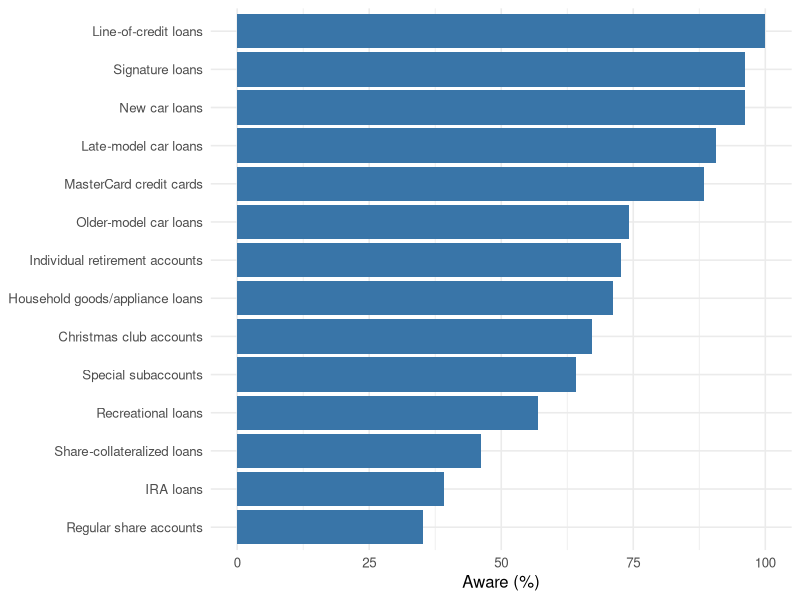

Generate this figure with R:
## ---- chunk 1
#| label: setup
#| include: false
library(tidyverse)
library(haven)
library(knitr)

dat <- read_sav("outputs/XL_Case31_cleaned.sav") |>
  rename_with(tolower) |>
  mutate(across(where(is.numeric), as.numeric))

frequency_table <- function(x, labels) {
  tibble(score = seq_along(labels), Response = labels) |>
    left_join(tibble(score = x) |> count(score, name = "N"), by = "score") |>
    mutate(N = replace_na(N, 0L), `Percent (%)` = round(100 * N / sum(N), 1)) |>
    select(Response, N, `Percent (%)`)
}

test_summary <- function(x, midpoint = 3) {
  x <- x[!is.na(x)]
  result <- t.test(x, mu = midpoint)
  tibble(`Valid N` = length(x), Mean = round(mean(x), 2),
         SD = round(sd(x), 2), `Test value` = midpoint,
         t = round(unname(result$statistic), 2),
         df = unname(result$parameter),
         p = format.pval(result$p.value, digits = 3, eps = .001))
}

rate_labels <- c("Very low", "Low", "Average", "High", "Very high")
r1_rates <- frequency_table(dat$q7r, rate_labels)
r2_rates <- frequency_table(dat$q8r, rate_labels)
r2_comparison <- frequency_table(
  dat$q30, c("Strongly disagree", "Disagree", "Uncertain", "Agree", "Strongly agree")
)

services <- tibble(
  question = paste0("q", 13:26, "r"),
  Service = c("Regular share accounts", "Special subaccounts", "Christmas club accounts",
              "Individual retirement accounts", "MasterCard credit cards", "Signature loans",
              "New car loans", "Late-model car loans", "Older-model car loans",
              "Household goods/appliance loans", "Recreational loans",
              "Share-collateralized loans", "IRA loans", "Line-of-credit loans")
)

service_results <- dat |>
  select(all_of(services$question)) |>
  pivot_longer(everything(), names_to = "question", values_to = "response") |>
  group_by(question) |>
  summarise(
    N = sum(!is.na(response)),
    unaware = sum(response == 1, na.rm = TRUE),
    aware_unused = sum(response == 2, na.rm = TRUE),
    used = sum(response == 3, na.rm = TRUE),
    .groups = "drop"
  ) |>
  right_join(services, by = "question") |>
  mutate(
    `Unaware (%)` = round(100 * unaware / N, 1),
    `Aware, unused (%)` = round(100 * aware_unused / N, 1),
    `Used (%)` = round(100 * used / N, 1),
    `Total aware (%)` = round(100 * (aware_unused + used) / N, 1)
  ) |>
  arrange(match(question, services$question))

statement_frequency <- tibble(
  score = 1:5,
  Response = c("Too often", "Very often", "About right", "Not often enough", "Never")
) |>
  left_join(tibble(score = dat$q9) |> count(score, name = "N"), by = "score") |>
  mutate(N = replace_na(N, 0L), `Percent (%)` = round(100 * N / sum(N), 1)) |>
  select(Response, N, `Percent (%)`)

yes_no_table <- function(x, question) {
  x <- x[!is.na(x) & x %in% c(1, 2)]
  counts <- table(factor(x, levels = c(1, 2)))
  test <- chisq.test(counts, p = c(.5, .5))
  tibble(Question = question, `Yes (n)` = unname(counts[1]),
         `No (n)` = unname(counts[2]), `Valid N` = length(x),
         `Yes (%)` = round(100 * counts[1] / length(x), 1),
         `Chi-square` = round(unname(test$statistic), 2),
         p = format.pval(test$p.value, digits = 3, eps = .001))
}

yes_no_results <- bind_rows(
  yes_no_table(dat$q11, "Q11: Statements easy to understand"),
  yes_no_table(dat$q12, "Q12: Information kept confidential")
)

operations <- tibble(
  question = c("q31", "q32", "q33", "q34", "q37r"),
  Measure = c("Financial confidentiality", "Prompt loan processing",
              "Services meet members' needs", "Easy loan applications", "Overall management")
)
operations_results <- map_dfr(seq_len(nrow(operations)), function(i) {
  bind_cols(operations[i, "Measure"], test_summary(dat[[operations$question[i]]]))
})
## ---- chunk 2
#| label: tbl-r1-rates
#| tbl-cap: "Savings-rate ratings (Q7r)"
kable(r1_rates)
## ---- chunk 3
#| label: tbl-r1-test
#| tbl-cap: "Savings-rate rating compared with 3"
kable(test_summary(dat$q7r))
## ---- chunk 4
#| label: tbl-r2-rates
#| tbl-cap: "Members' ratings of EFCU borrowing rates (Q8r)"
kable(r2_rates)
## ---- chunk 5
#| label: tbl-r2-test
#| tbl-cap: "Borrowing-rate rating compared with 3"
kable(test_summary(dat$q8r))
## ---- chunk 6
#| label: tbl-r2-comparison
#| tbl-cap: "Agreement that EFCU loan rates are lower than competitors' (Q30)"
kable(r2_comparison)
## ---- chunk 7
#| label: tbl-r2-comparison-test
#| tbl-cap: "One-sample t-test for Q30 (test value = 3)"
kable(test_summary(dat$q30))
## ---- chunk 8
#| label: tbl-r5-accounts
#| tbl-cap: "Awareness and use of services Q13r–Q19r (percent of valid responses)"
kable(service_results |>
        slice(1:7) |>
        select(Service, `Unaware (%)`, `Aware, unused (%)`, `Used (%)`, `Total aware (%)`))
## ---- chunk 9
#| label: tbl-r5-loans
#| tbl-cap: "Awareness and use of services Q20r–Q26r (percent of valid responses)"
kable(service_results |>
        slice(8:14) |>
        select(Service, `Unaware (%)`, `Aware, unused (%)`, `Used (%)`, `Total aware (%)`))
## ---- chunk 10
#| label: fig-r5-awareness
#| fig-cap: "Share of members aware of each service"
#| fig-width: 10
#| fig-height: 5.2
ggplot(service_results,
       aes(x = reorder(Service, `Total aware (%)`), y = `Total aware (%)`)) +
  geom_col(fill = "#3975a8") +
  coord_flip() +
  labs(x = NULL, y = "Aware (%)") +
  theme_minimal(base_size = 12)
## ---- chunk 11
#| label: tbl-r6-frequency
#| tbl-cap: "How often members receive account statements (Q9)"
kable(statement_frequency)
## ---- chunk 12
#| label: tbl-r6-accuracy
#| tbl-cap: "Statement accuracy rating (Q10r; test value = 2.5)"
kable(test_summary(dat$q10r, 2.5))
## ---- chunk 13
#| label: tbl-r6-yesno
#| tbl-cap: "Yes/no responses and chi-square goodness-of-fit tests"
kable(yes_no_results)
## ---- chunk 14
#| label: tbl-r6-operations
#| tbl-cap: "Operational ratings and one-sample t-tests (test value = 3)"
kable(operations_results)
